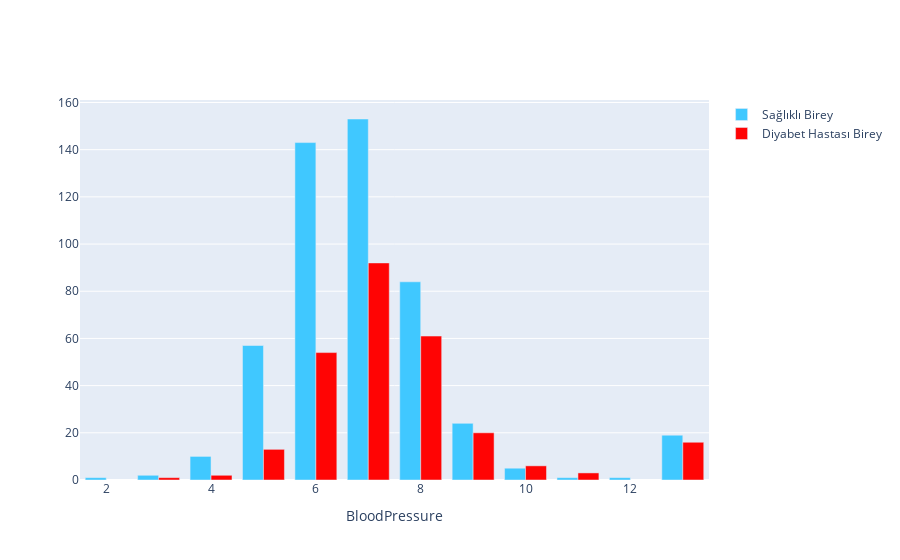

Write notebook code for a chart like this one.
### Markdown cell above
Diyabet hastalarında deri kalınlığının 20-50 arasında değerler aldığını görmek mümkündür ancak veri setinde deri kalınlığının büyük bir kısmının kayıp veriler kategorisinde olduğu görülmektedir.

### Code cell
plot_grup('BloodPressure')

### Figure 1 — Plotly figure (JSON) as saved in the notebook; plotly's stock layout.template omitted (floating-point values rounded to 4 significant figures)
{"data": [{"marker": {"color": "#40C8FF"}, "name": "Sağlıklı Birey", "type": "bar", "x": [2, 3, 4, 5, 6, 7, 8, 9, 10, 11, 12, 13], "y": [1, 2, 10, 57, 143, 153, 84, 24, 5, 1, 1, 19]}, {"marker": {"color": "#FF0404"}, "name": "Diyabet Hastası Birey", "type": "bar", "x": [3, 4, 5, 6, 7, 8, 9, 10, 11, 13], "y": [1, 2, 13, 54, 92, 61, 20, 6, 3, 16]}], "layout": {"xaxis": {"title": {"text": "BloodPressure"}}}}
